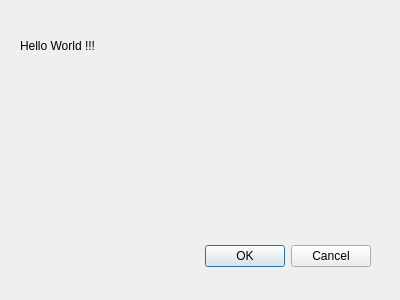
<?xml version="1.0" encoding="UTF-8"?>
<ui version="4.0">
 <class>Dialog</class>
 <widget class="QDialog" name="Dialog">
  <property name="geometry">
   <rect>
    <x>0</x>
    <y>0</y>
    <width>400</width>
    <height>300</height>
   </rect>
  </property>
  <property name="windowTitle">
   <string>Dialog</string>
  </property>
  <widget class="QDialogButtonBox" name="buttonBox">
   <property name="geometry">
    <rect>
     <x>30</x>
     <y>240</y>
     <width>341</width>
     <height>32</height>
    </rect>
   </property>
   <property name="orientation">
    <enum>Qt::Horizontal</enum>
   </property>
   <property name="standardButtons">
    <set>QDialogButtonBox::Cancel|QDialogButtonBox::Ok</set>
   </property>
  </widget>
  <widget class="QLabel" name="label">
   <property name="geometry">
    <rect>
     <x>20</x>
     <y>10</y>
     <width>111</width>
     <height>71</height>
    </rect>
   </property>
   <property name="text">
    <string>Hello World !!!</string>
   </property>
  </widget>
 </widget>
 <resources/>
 <connections>
  <connection>
   <sender>buttonBox</sender>
   <signal>accepted()</signal>
   <receiver>Dialog</receiver>
   <slot>accept()</slot>
   <hints>
    <hint type="sourcelabel">
     <x>248</x>
     <y>254</y>
    </hint>
    <hint type="destinationlabel">
     <x>157</x>
     <y>274</y>
    </hint>
   </hints>
  </connection>
  <connection>
   <sender>buttonBox</sender>
   <signal>rejected()</signal>
   <receiver>Dialog</receiver>
   <slot>reject()</slot>
   <hints>
    <hint type="sourcelabel">
     <x>316</x>
     <y>260</y>
    </hint>
    <hint type="destinationlabel">
     <x>286</x>
     <y>274</y>
    </hint>
   </hints>
  </connection>
 </connections>
</ui>
